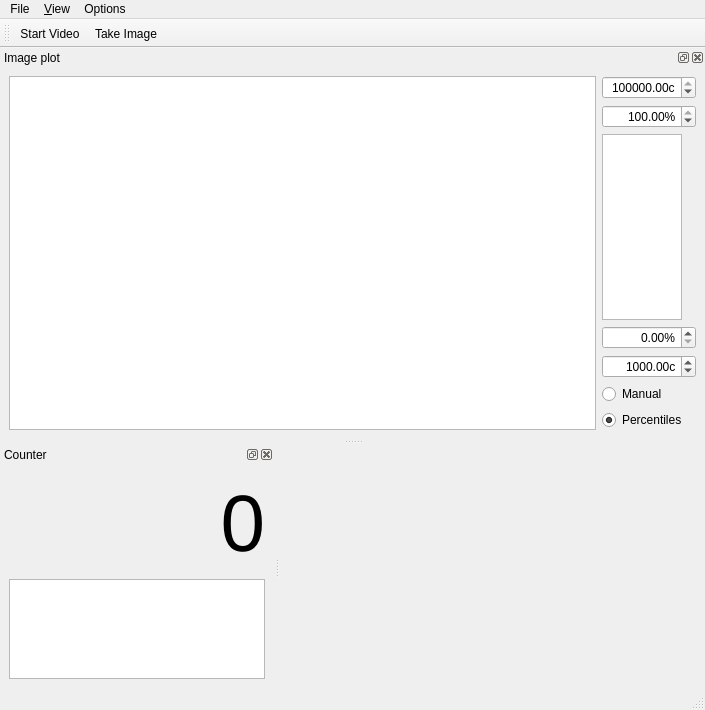
<?xml version="1.0" encoding="UTF-8"?>
<ui version="4.0">
 <class>MainWindow</class>
 <widget class="QMainWindow" name="MainWindow">
  <property name="geometry">
   <rect>
    <x>0</x>
    <y>0</y>
    <width>705</width>
    <height>710</height>
   </rect>
  </property>
  <property name="windowTitle">
   <string>qudi: Camera control</string>
  </property>
  <widget class="QWidget" name="centralwidget">
   <property name="sizePolicy">
    <sizepolicy hsizetype="Expanding" vsizetype="Expanding">
     <horstretch>0</horstretch>
     <verstretch>0</verstretch>
    </sizepolicy>
   </property>
  </widget>
  <widget class="QMenuBar" name="menubar">
   <property name="geometry">
    <rect>
     <x>0</x>
     <y>0</y>
     <width>705</width>
     <height>21</height>
    </rect>
   </property>
   <property name="sizePolicy">
    <sizepolicy hsizetype="Expanding" vsizetype="Minimum">
     <horstretch>0</horstretch>
     <verstretch>0</verstretch>
    </sizepolicy>
   </property>
   <widget class="QMenu" name="menuView">
    <property name="title">
     <string>&amp;View</string>
    </property>
    <addaction name="image_plot_view_Action"/>
    <addaction name="separator"/>
    <addaction name="separator"/>
    <addaction name="actionClose"/>
   </widget>
   <widget class="QMenu" name="menuOptions">
    <property name="title">
     <string>Options</string>
    </property>
    <addaction name="actionSettings"/>
   </widget>
   <widget class="QMenu" name="menuFile">
    <property name="title">
     <string>File</string>
    </property>
    <addaction name="actionSave_XY_Scan"/>
   </widget>
   <addaction name="menuFile"/>
   <addaction name="menuView"/>
   <addaction name="menuOptions"/>
  </widget>
  <widget class="QStatusBar" name="statusbar">
   <property name="sizePolicy">
    <sizepolicy hsizetype="Expanding" vsizetype="Preferred">
     <horstretch>0</horstretch>
     <verstretch>0</verstretch>
    </sizepolicy>
   </property>
  </widget>
  <widget class="QDockWidget" name="image_plot_DockWidget">
   <property name="sizePolicy">
    <sizepolicy hsizetype="Expanding" vsizetype="Preferred">
     <horstretch>0</horstretch>
     <verstretch>0</verstretch>
    </sizepolicy>
   </property>
   <property name="minimumSize">
    <size>
     <width>100</width>
     <height>122</height>
    </size>
   </property>
   <property name="windowTitle">
    <string>Image plot</string>
   </property>
   <attribute name="dockWidgetArea">
    <number>4</number>
   </attribute>
   <widget class="QWidget" name="dockWidgetContents">
    <property name="minimumSize">
     <size>
      <width>100</width>
      <height>100</height>
     </size>
    </property>
    <layout class="QGridLayout" name="gridLayout">
     <item row="0" column="2">
      <widget class="PlotWidget" name="image_PlotWidget">
       <property name="sizePolicy">
        <sizepolicy hsizetype="Expanding" vsizetype="Expanding">
         <horstretch>0</horstretch>
         <verstretch>0</verstretch>
        </sizepolicy>
       </property>
       <property name="minimumSize">
        <size>
         <width>100</width>
         <height>100</height>
        </size>
       </property>
       <property name="transformationAnchor">
        <enum>QGraphicsView::AnchorUnderMouse</enum>
       </property>
      </widget>
     </item>
     <item row="0" column="3">
      <layout class="QVBoxLayout" name="verticalLayout" stretch="0,0,0,0,0,0,0">
       <item>
        <widget class="ScienDSpinBox" name="xy_cb_max_DoubleSpinBox">
         <property name="sizePolicy">
          <sizepolicy hsizetype="Fixed" vsizetype="Fixed">
           <horstretch>0</horstretch>
           <verstretch>0</verstretch>
          </sizepolicy>
         </property>
         <property name="maximumSize">
          <size>
           <width>100</width>
           <height>16777215</height>
          </size>
         </property>
         <property name="mouseTracking">
          <bool>true</bool>
         </property>
         <property name="acceptDrops">
          <bool>true</bool>
         </property>
         <property name="alignment">
          <set>Qt::AlignRight|Qt::AlignTrailing|Qt::AlignVCenter</set>
         </property>
         <property name="accelerated">
          <bool>true</bool>
         </property>
         <property name="suffix">
          <string>c</string>
         </property>
         <property name="decimals">
          <number>2</number>
         </property>
         <property name="minimum">
          <double>-1000000000.000000000000000</double>
         </property>
         <property name="maximum">
          <double>1000000000.000000000000000</double>
         </property>
         <property name="value">
          <double>100000.000000000000000</double>
         </property>
        </widget>
       </item>
       <item>
        <widget class="ScienDSpinBox" name="xy_cb_high_percentile_DoubleSpinBox">
         <property name="maximumSize">
          <size>
           <width>100</width>
           <height>16777215</height>
          </size>
         </property>
         <property name="alignment">
          <set>Qt::AlignRight|Qt::AlignTrailing|Qt::AlignVCenter</set>
         </property>
         <property name="suffix">
          <string>%</string>
         </property>
         <property name="decimals">
          <number>2</number>
         </property>
         <property name="minimum">
          <double>0.000000000000000</double>
         </property>
         <property name="maximum">
          <double>100.000000000000000</double>
         </property>
         <property name="singleStep">
          <double>0.100000000000000</double>
         </property>
         <property name="value">
          <double>100.000000000000000</double>
         </property>
        </widget>
       </item>
       <item>
        <widget class="PlotWidget" name="xy_cb_ViewWidget">
         <property name="sizePolicy">
          <sizepolicy hsizetype="Preferred" vsizetype="Preferred">
           <horstretch>0</horstretch>
           <verstretch>0</verstretch>
          </sizepolicy>
         </property>
         <property name="maximumSize">
          <size>
           <width>80</width>
           <height>16777215</height>
          </size>
         </property>
        </widget>
       </item>
       <item>
        <widget class="ScienDSpinBox" name="xy_cb_low_percentile_DoubleSpinBox">
         <property name="maximumSize">
          <size>
           <width>100</width>
           <height>16777215</height>
          </size>
         </property>
         <property name="alignment">
          <set>Qt::AlignRight|Qt::AlignTrailing|Qt::AlignVCenter</set>
         </property>
         <property name="suffix">
          <string>%</string>
         </property>
         <property name="decimals">
          <number>2</number>
         </property>
         <property name="minimum">
          <double>0.000000000000000</double>
         </property>
         <property name="maximum">
          <double>100.000000000000000</double>
         </property>
         <property name="singleStep">
          <double>0.100000000000000</double>
         </property>
         <property name="value">
          <double>0.000000000000000</double>
         </property>
        </widget>
       </item>
       <item>
        <widget class="ScienDSpinBox" name="xy_cb_min_DoubleSpinBox">
         <property name="sizePolicy">
          <sizepolicy hsizetype="Fixed" vsizetype="Fixed">
           <horstretch>0</horstretch>
           <verstretch>0</verstretch>
          </sizepolicy>
         </property>
         <property name="maximumSize">
          <size>
           <width>100</width>
           <height>16777215</height>
          </size>
         </property>
         <property name="mouseTracking">
          <bool>true</bool>
         </property>
         <property name="acceptDrops">
          <bool>true</bool>
         </property>
         <property name="alignment">
          <set>Qt::AlignRight|Qt::AlignTrailing|Qt::AlignVCenter</set>
         </property>
         <property name="accelerated">
          <bool>true</bool>
         </property>
         <property name="suffix">
          <string>c</string>
         </property>
         <property name="decimals">
          <number>2</number>
         </property>
         <property name="minimum">
          <double>-1000000000.000000000000000</double>
         </property>
         <property name="maximum">
          <double>10000000.000000000000000</double>
         </property>
         <property name="value">
          <double>1000.000000000000000</double>
         </property>
        </widget>
       </item>
       <item>
        <widget class="QRadioButton" name="xy_cb_manual_RadioButton">
         <property name="text">
          <string>Manual</string>
         </property>
         <property name="checked">
          <bool>false</bool>
         </property>
        </widget>
       </item>
       <item>
        <widget class="QRadioButton" name="xy_cb_centiles_RadioButton">
         <property name="text">
          <string>Percentiles</string>
         </property>
         <property name="checked">
          <bool>true</bool>
         </property>
        </widget>
       </item>
      </layout>
     </item>
    </layout>
   </widget>
  </widget>
  <widget class="QToolBar" name="control_ToolBar">
   <property name="enabled">
    <bool>true</bool>
   </property>
   <property name="sizePolicy">
    <sizepolicy hsizetype="Expanding" vsizetype="Fixed">
     <horstretch>0</horstretch>
     <verstretch>0</verstretch>
    </sizepolicy>
   </property>
   <property name="windowTitle">
    <string>PID Controls</string>
   </property>
   <property name="toolButtonStyle">
    <enum>Qt::ToolButtonTextBesideIcon</enum>
   </property>
   <attribute name="toolBarArea">
    <enum>TopToolBarArea</enum>
   </attribute>
   <attribute name="toolBarBreak">
    <bool>false</bool>
   </attribute>
   <addaction name="start_video_Action"/>
   <addaction name="start_image_Action"/>
  </widget>
  <widget class="QDockWidget" name="counter_plot_DockWidget">
   <property name="sizePolicy">
    <sizepolicy hsizetype="Expanding" vsizetype="Preferred">
     <horstretch>0</horstretch>
     <verstretch>0</verstretch>
    </sizepolicy>
   </property>
   <property name="windowTitle">
    <string>Counter</string>
   </property>
   <attribute name="dockWidgetArea">
    <number>1</number>
   </attribute>
   <widget class="QWidget" name="dockWidgetContents_2">
    <layout class="QVBoxLayout" name="verticalLayout_2">
     <item>
      <widget class="QLabel" name="count_value_Label">
       <property name="minimumSize">
        <size>
         <width>100</width>
         <height>100</height>
        </size>
       </property>
       <property name="font">
        <font>
         <pointsize>60</pointsize>
        </font>
       </property>
       <property name="text">
        <string>0</string>
       </property>
       <property name="alignment">
        <set>Qt::AlignRight|Qt::AlignTrailing|Qt::AlignVCenter</set>
       </property>
      </widget>
     </item>
     <item>
      <widget class="PlotWidget" name="counter_trace_PlotWidget">
       <property name="sizePolicy">
        <sizepolicy hsizetype="Expanding" vsizetype="Expanding">
         <horstretch>0</horstretch>
         <verstretch>0</verstretch>
        </sizepolicy>
       </property>
       <property name="minimumSize">
        <size>
         <width>100</width>
         <height>100</height>
        </size>
       </property>
       <property name="font">
        <font>
         <pointsize>8</pointsize>
        </font>
       </property>
       <property name="focusPolicy">
        <enum>Qt::StrongFocus</enum>
       </property>
      </widget>
     </item>
    </layout>
   </widget>
  </widget>
  <action name="start_video_Action">
   <property name="checkable">
    <bool>true</bool>
   </property>
   <property name="icon">
    <iconset>
     <normaloff>../../artwork/icons/qudiTheme/22x22/start-counter.png</normaloff>
     <normalon>../../artwork/icons/qudiTheme/22x22/stop-counter.png</normalon>../../artwork/icons/qudiTheme/22x22/start-counter.png</iconset>
   </property>
   <property name="text">
    <string>Start Video</string>
   </property>
   <property name="toolTip">
    <string>Start the acquisition</string>
   </property>
  </action>
  <action name="image_plot_view_Action">
   <property name="checkable">
    <bool>true</bool>
   </property>
   <property name="text">
    <string>Image plot</string>
   </property>
   <property name="toolTip">
    <string>Show the Slow counter</string>
   </property>
  </action>
  <action name="actionClose">
   <property name="icon">
    <iconset>
     <normaloff>../../artwork/icons/oxygen/22x22/application-exit.png</normaloff>../../artwork/icons/oxygen/22x22/application-exit.png</iconset>
   </property>
   <property name="text">
    <string>&amp;Close</string>
   </property>
  </action>
  <action name="start_image_Action">
   <property name="checkable">
    <bool>true</bool>
   </property>
   <property name="icon">
    <iconset>
     <normaloff>../../artwork/icons/qudiTheme/22x22/start-counter.png</normaloff>
     <normalon>../../artwork/icons/qudiTheme/22x22/stop-counter.png</normalon>../../artwork/icons/qudiTheme/22x22/start-counter.png</iconset>
   </property>
   <property name="text">
    <string>Take Image</string>
   </property>
   <property name="toolTip">
    <string>Take an image</string>
   </property>
  </action>
  <action name="actionSettings">
   <property name="icon">
    <iconset>
     <normaloff>../../artwork/icons/oxygen/22x22/configure.png</normaloff>../../artwork/icons/oxygen/22x22/configure.png</iconset>
   </property>
   <property name="text">
    <string>Settings</string>
   </property>
  </action>
  <action name="actionGain">
   <property name="text">
    <string>Gain</string>
   </property>
  </action>
  <action name="actionSave_XY_Scan">
   <property name="icon">
    <iconset>
     <normaloff>../../artwork/icons/oxygen/22x22/document-save.png</normaloff>../../artwork/icons/oxygen/22x22/document-save.png</iconset>
   </property>
   <property name="text">
    <string>Save Image</string>
   </property>
  </action>
 </widget>
 <customwidgets>
  <customwidget>
   <class>PlotWidget</class>
   <extends>QGraphicsView</extends>
   <header>pyqtgraph</header>
  </customwidget>
  <customwidget>
   <class>ScienDSpinBox</class>
   <extends>QDoubleSpinBox</extends>
   <header>qtwidgets.scientific_spinbox.h</header>
  </customwidget>
 </customwidgets>
 <resources/>
 <connections>
  <connection>
   <sender>image_plot_view_Action</sender>
   <signal>triggered(bool)</signal>
   <receiver>image_plot_DockWidget</receiver>
   <slot>setVisible(bool)</slot>
   <hints>
    <hint type="sourcelabel">
     <x>-1</x>
     <y>-1</y>
    </hint>
    <hint type="destinationlabel">
     <x>399</x>
     <y>136</y>
    </hint>
   </hints>
  </connection>
  <connection>
   <sender>image_plot_DockWidget</sender>
   <signal>visibilityChanged(bool)</signal>
   <receiver>image_plot_view_Action</receiver>
   <slot>setChecked(bool)</slot>
   <hints>
    <hint type="sourcelabel">
     <x>399</x>
     <y>136</y>
    </hint>
    <hint type="destinationlabel">
     <x>-1</x>
     <y>-1</y>
    </hint>
   </hints>
  </connection>
  <connection>
   <sender>actionClose</sender>
   <signal>triggered()</signal>
   <receiver>MainWindow</receiver>
   <slot>close()</slot>
   <hints>
    <hint type="sourcelabel">
     <x>-1</x>
     <y>-1</y>
    </hint>
    <hint type="destinationlabel">
     <x>219</x>
     <y>281</y>
    </hint>
   </hints>
  </connection>
 </connections>
</ui>
